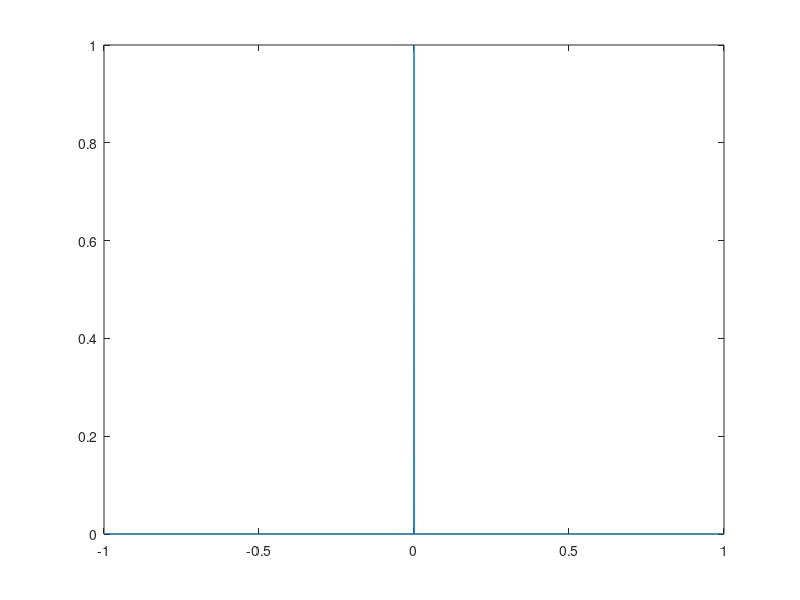
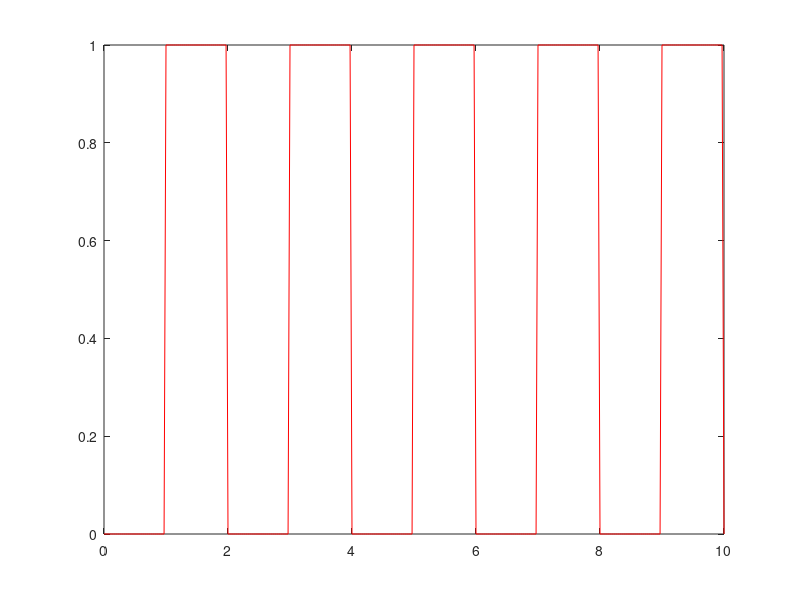

MATLAB code for these plots, in order:
clear ; clc ; close all
t = (-1:0.001:1)' ; % 
Imp = t == 0 ; % impulso
Uni = t > 0 ; % degrau unitario
Ram = t.*Uni ; % rampa 
Qua = t.^2.*Uni ; % parabola
figure(1),plot(t,[Imp]) ;
% print('GerandoSinais1','-dpng')
%% 
tau = 2; % constante de tempo
[u,t] = gensig("square",tau);
figure(2),plot(t,u,'-r') ;
% print('GerandoSinais2','-dpng')




